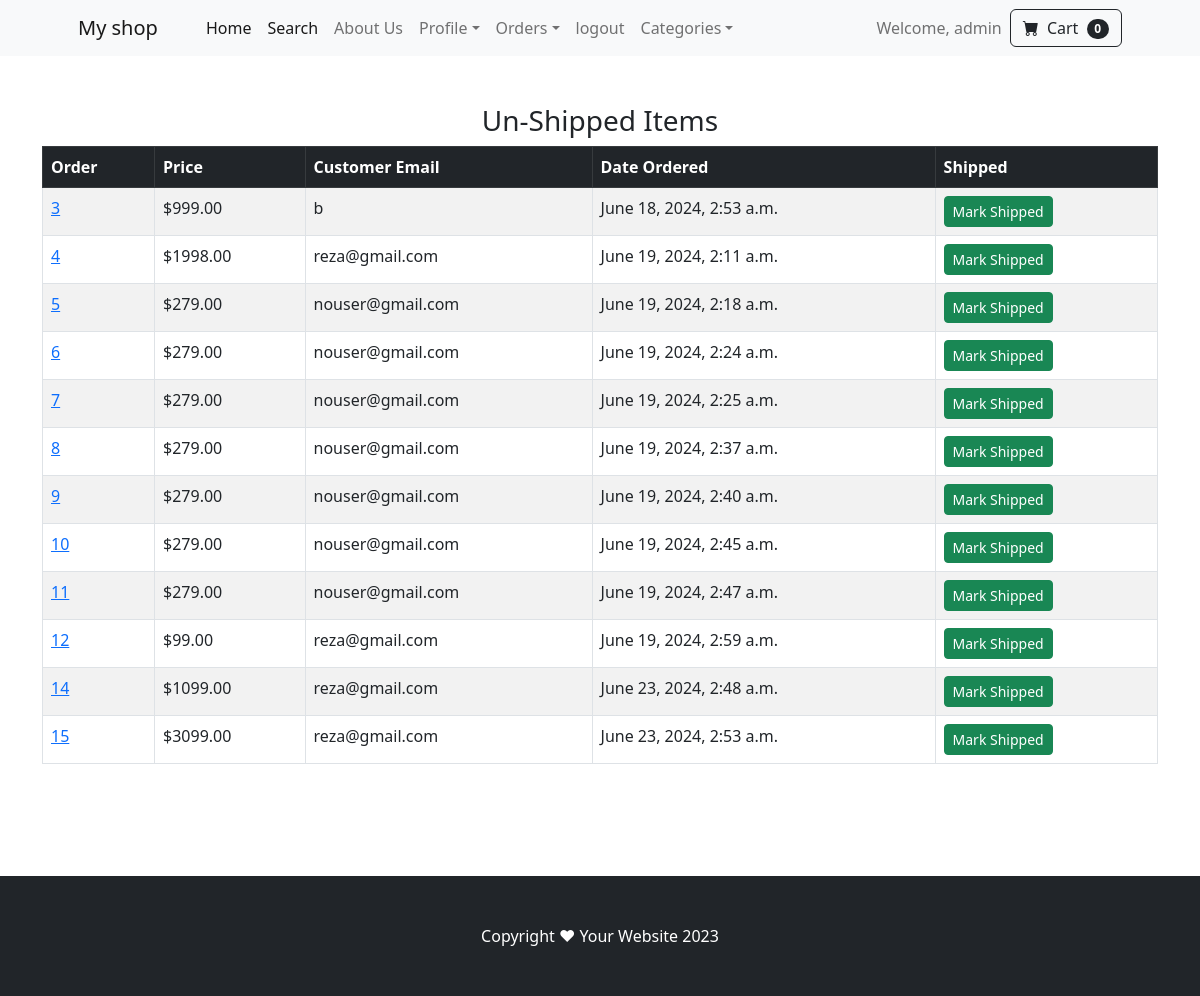
Page /payment/not_shipped_dash (signed in) on the committed database.
### payment/models.py (models this page shows, shortened)
class Order(models.Model):
    user = models.ForeignKey(User, on_delete=models.CASCADE, null=True, blank=True)
    full_name = models.CharField(max_length=250)
    email = models.EmailField(max_length=250)
    shipping_address = models.TextField(max_length=15000)
    amount_paid = models.DecimalField(max_digits=8, decimal_places=2)
    date_ordered = models.DateTimeField(auto_now_add=True)
    shipped = models.BooleanField(default=False)
    date_shipped = models.DateTimeField(blank=True, null=True)

### payment/views.py (the view, shortened to what this page needs)
# urls.py: path('not_shipped_dash', views.not_shipped_dash, name="not_shipped_dash"),
def not_shipped_dash(request):
    if request.user.is_authenticated and request.user.is_superuser:
       orders = Order.objects.filter(shipped=False)
       return render(request, "payment/not_shipped_dash.html", {"orders":orders})
    else:
        messages.success(request, "Access Denied!")
        return redirect('home')

### cart/cart.py (called while the page is built)
    def  __len__(self):
        return len(self.cart)

### cart/context_processors.py (called while the page is built)
def cart(request):
    return {'cart':Cart(request)}

### payment/templates/payment/not_shipped_dash.html (shortened to what this page needs)
{% extends 'base.html' %}
{% block content %}
<br><br>
<div class="container">
    <div class="row">
        <center>
            <div class="col=8">
                <h3>Un-Shipped Items</h3>
                <table class="table table-striped table-hover table-bordered " >
                    <thead class="table-dark">
                      <tr>
                        <th scope="col">Order</th>
                        <th scope="col">Price</th>
                        <th scope="col">Customer Email</th>
                        <th scope="col">Date Ordered</th>
                        <th scope="col">Shipped</th>
                      </tr>
                    </thead>
                    <tbody>
                        {% for item in orders %}
                      <tr>
                        <td><a href="{% url 'orders' item.id %}"> {{ item.id }}</a></td>
                        <td>${{ item.amount_paid }}</td>
                        <td>{{ item.email }}</td>
                        <td>{{ item.date_ordered }}</td>
                        <td>
                          <form method="POST">
                            <button type="Submit" class="btn btn-success btn-sm">Mark Shipped</button>
                          </form>
                        </td>
                      </tr>
                      {% endfor %}
                    </tbody>
                  </table>
                  <br/><br/>
            </div>
        </center>
    </div>
</div>
<br><br>
{% endblock %}

### shop/templates/navbar.html (shortened to what this page needs)
 <nav class="navbar navbar-expand-lg navbar-light bg-light">
    <div class="container px-4 px-lg-5">
        <a class="navbar-brand" href="{% url 'home' %}">My shop</a>
        <div class="collapse navbar-collapse" id="navbarSupportedContent">
            <ul class="navbar-nav me-auto mb-2 mb-lg-0 ms-lg-4">
                <li class="nav-item"><a class="nav-link active" aria-current="page" href="{% url 'home' %}">Home</a></li>
                <li class="nav-item"><a class="nav-link active" aria-current="page" href="{% url 'search' %}">Search</a></li>
                <li class="nav-item"><a class="nav-link" href="{% url 'about' %}">About Us</a></li>
                {% if user.is_authenticated %}
                <li class="nav-item dropdown">
                    <a class="nav-link dropdown-toggle" id="navbarDropdown" href="#" role="button" data-bs-toggle="dropdown" aria-expanded="false">Profile</a>
                </li>
                {% if user.is_superuser %}
                <li class="nav-item dropdown">
                    <a class="nav-link dropdown-toggle" id="navbarDropdown" href="#" role="button" data-bs-toggle="dropdown" aria-expanded="false">Orders</a>
                </li>
                {% endif %}
                <li class="nav-item"><a class="nav-link" href="{% url 'logout' %}">logout</a></li>
                {% else %}
                <li class="nav-item"><a class="nav-link" href="{% url 'login' %}">login</a></li>
                <li class="nav-item"><a class="nav-link" href="{% url 'signup' %}">signup</a></li>
                {% endif %}
                <li class="nav-item dropdown">
                    <a class="nav-link dropdown-toggle" id="navbarDropdown" href="{% url 'category_summary' %}" role="button" data-bs-toggle="dropdown" aria-expanded="false">Categories</a>
                </li>
            </ul>
            <ul class="navbar-nav ms-auto mb-2 mb-lg-0">
                {% if user.is_authenticated %}
                    <li class="nav-item">
                        <a class="nav-link" href="#">Welcome, {{ user.username }}</a>
                    </li>
                {% endif %}
            </ul>
            <form class="d-flex">
                <a href="{% url 'cart_summary' %}" class="btn btn-outline-dark">
                    <i class="bi-cart-fill me-1"></i>
                    Cart
                    <span class="badge bg-dark text-white ms-1 rounded-pill" id="cart_quantity">{{ cart|length }}</span>
                </a>
            </form>
        </div>
    </div>
</nav>

### rows in the picture
Order: id "3", amount_paid "999.00", email "b", date_ordered "June 18, 2024, 2:53 a.m."
Order: id "4", amount_paid "1998.00", email "reza@gmail.com", date_ordered "June 19, 2024, 2:11 a.m."
Order: id "5", amount_paid "279.00", email "nouser@gmail.com", date_ordered "June 19, 2024, 2:18 a.m."
Order: id "6", amount_paid "279.00", email "nouser@gmail.com", date_ordered "June 19, 2024, 2:24 a.m."
Order: id "7", amount_paid "279.00", email "nouser@gmail.com", date_ordered "June 19, 2024, 2:25 a.m."
Order: id "8", amount_paid "279.00", email "nouser@gmail.com", date_ordered "June 19, 2024, 2:37 a.m."
Order: id "9", amount_paid "279.00", email "nouser@gmail.com", date_ordered "June 19, 2024, 2:40 a.m."
Order: id "10", amount_paid "279.00", email "nouser@gmail.com", date_ordered "June 19, 2024, 2:45 a.m."
Order: id "11", amount_paid "279.00", email "nouser@gmail.com", date_ordered "June 19, 2024, 2:47 a.m."
Order: id "12", amount_paid "99.00", email "reza@gmail.com", date_ordered "June 19, 2024, 2:59 a.m."
Order: id "14", amount_paid "1099.00", email "reza@gmail.com", date_ordered "June 23, 2024, 2:48 a.m."
Order: id "15", amount_paid "3099.00", email "reza@gmail.com", date_ordered "June 23, 2024, 2:53 a.m."

### other values in the picture
{{ user.username }} "admin"
{{ cart|length }} "0"
